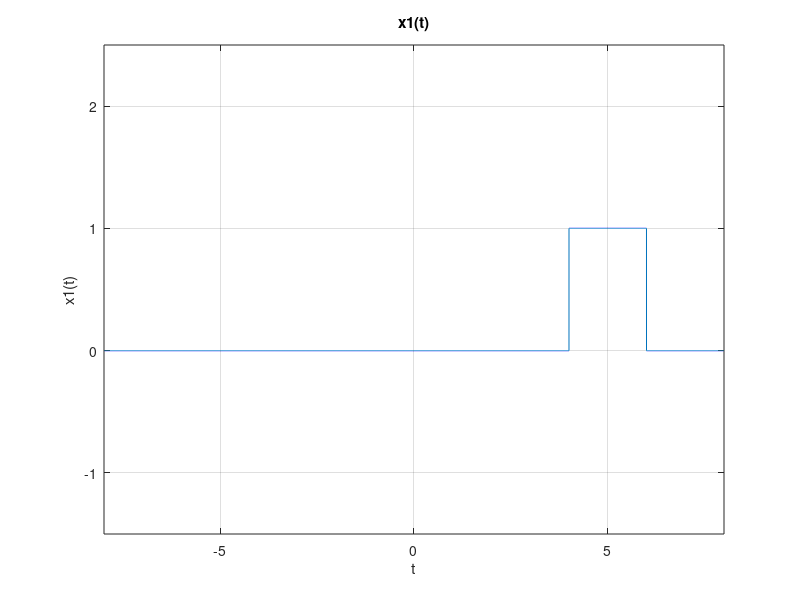
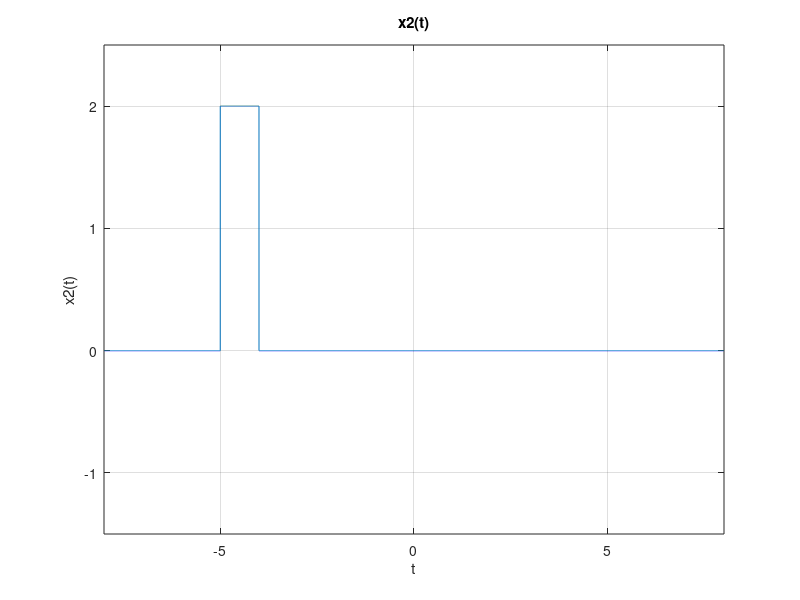
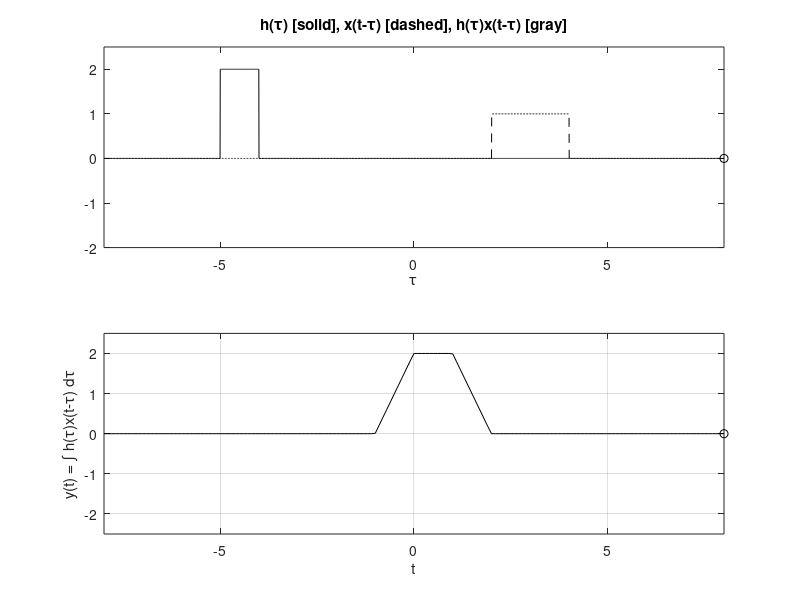

Write MATLAB code to recreate these figures, in order.
t = -8:0.0005:8;
u = @(t) 1.0.*(t>=0);
A = 1;
B = 2;
x1 = @(t) A*(u(t-4) - u(t-6));  % let A =1
x2 = @(t) B*(u(t+5)-u(t+4));
x = x1;
h = x2;

figure(1);
plot(t, x1(t)); %plots the function
xlabel('t'); %labels the x-axis
ylabel('x1(t)'); %label for the y-axis
title ('x1(t)')
grid; %shows as a grid
axis([-8 8 -1.5 2.5]); %The x-axis intervals

figure(2);
plot(t, x2(t)); %plots the function
xlabel('t'); %labels the x-axis
ylabel('x2(t)'); %label for the y-axis
title ('x2(t)')
grid; %shows as a grid
axis([-8 8 -1.5 2.5]); %The x-axis intervals

% CH2MP4.m : Chapter 2, MATLAB Program 4
% Script M-file graphically demonstrates the convolution process.
figure(3) % Create figure window and make visible on screen
dtau = 0.005; tau = -8:dtau:8;
ti = 0; tvec = -8:.1:8;
y = NaN*zeros(1,length(tvec)); % Pre-allocate memory
for t = tvec,
    ti = ti+1; % Time index
    xh = x(t-tau).*h(tau); lxh = length(xh);
    y(ti) = sum(xh.*dtau); % Trapezoidal approximation of convolution integral
    subplot(2,1,1),plot(tau,h(tau),'k-',tau,x(t-tau),'k--',t,0,'ok');
    axis([tau(1) tau(end) -2.0 2.5]);
    patch([tau(1:end-1);tau(1:end-1);tau(2:end);tau(2:end)],...
        [zeros(1,lxh-1);xh(1:end-1);xh(2:end);zeros(1,lxh-1)],...
        [.8 .8 .8],'edgecolor','none');
    xlabel('\tau'); title('h(\tau) [solid], x(t-\tau) [dashed], h(\tau)x(t-\tau) [gray]');
    c = get(gca,'children'); set(gca,'children',[c(2);c(3);c(4);c(1)]);
    subplot(2,1,2),plot(tvec,y,'k',tvec(ti),y(ti),'ok');
    xlabel('t'); ylabel('y(t) = \int h(\tau)x(t-\tau) d\tau');
    axis([tau(1) tau(end) -2.5 2.5]); grid;
    %drawnow;
end